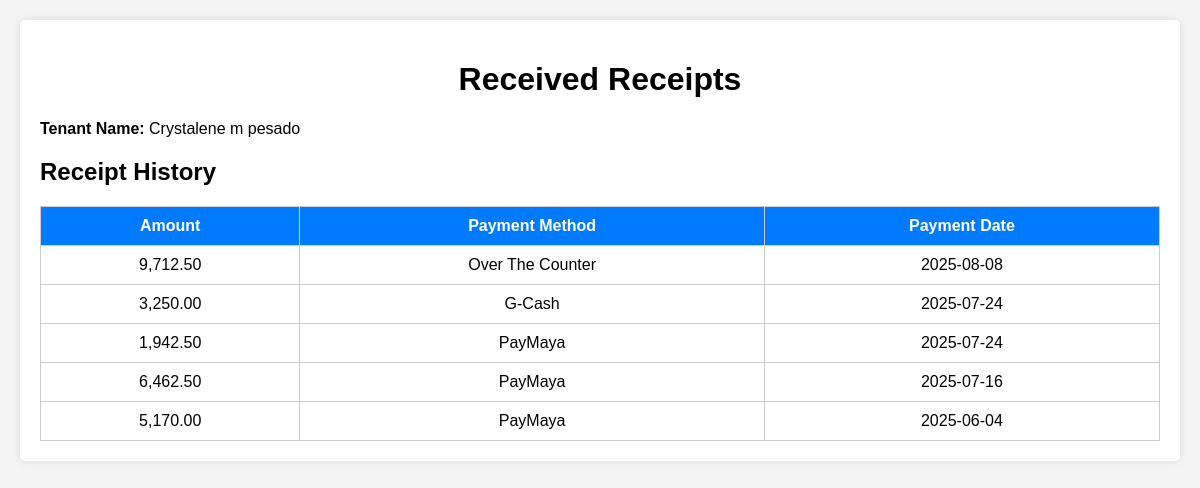
Screenshot of /receiveReceipt.php?tenant_id=90 with the database file from the repository.
### tables this page shows
CREATE TABLE `tenant` (
  `id` int(11) NOT NULL,
  `name` varchar(255) NOT NULL,
  `address` text DEFAULT NULL,
  `contact_NO` varchar(20) DEFAULT NULL,
  `start_date` date DEFAULT NULL,
  `school_year` varchar(20) DEFAULT NULL,
  `stall_no_rented` int(11) DEFAULT NULL,
  `fee_taken` decimal(10,2) DEFAULT 0.00,
  `gender` varchar(200) NOT NULL,
  `date_deleted` datetime DEFAULT NULL,
  `password` varchar(255) NOT NULL,
  `profile_pic` varchar(255) DEFAULT NULL,
  `remaining_balance` decimal(10,2) DEFAULT 0.00,
  `payment_status` enum('paid','unpaid') DEFAULT 'unpaid',
  `date_started` date DEFAULT NULL
);

CREATE TABLE `payment` (
  `payment_id` int(11) NOT NULL,
  `tenant_id` int(11) DEFAULT NULL,
  `payment_amount` decimal(10,2) DEFAULT NULL,
  `payment_date` date DEFAULT NULL,
  `payment_method` varchar(50) DEFAULT NULL,
  `payment_status` enum('unpaid','accepted payment','paid') DEFAULT 'unpaid',
  `payment_screenshot` varchar(255) DEFAULT NULL
);

### receiveReceipt.php (the view, shortened to what this page needs)
<?php
$servername = "localhost";
$username = "root";
$password = "";
$dbname = "rental";
$conn = new mysqli($servername, $username, $password, $dbname);
if (isset($_GET['tenant_id']) && is_numeric($_GET['tenant_id'])) {
    $tenant_id = intval($_GET['tenant_id']);
    $query = "SELECT name FROM tenant WHERE id = ?";
    $stmt = $conn->prepare($query);
    $stmt->bind_param("i", $tenant_id);
    $stmt->execute();
    $result = $stmt->get_result();
    $tenant = $result->fetch_assoc();
    $receipt_query = "SELECT payment_amount, payment_method, payment_date FROM payment WHERE tenant_id = ? ORDER BY payment_date DESC";
    $receipt_stmt = $conn->prepare($receipt_query);
    $receipt_stmt->bind_param("i", $tenant_id);
    $receipt_stmt->execute();
    $receipt_result = $receipt_stmt->get_result();
} else {
    die("Invalid tenant ID.");
}
?>
<!DOCTYPE html>
<html lang="en">
<head>
</head>
<body>
    <div class="container">
        <h1>Received Receipts</h1>
        <p><strong>Tenant Name:</strong> <?php echo htmlspecialchars($tenant['name']); ?></p>
        <h2>Receipt History</h2>
        <table>
            <thead>
                <tr>
                    <th>Amount</th>
                    <th>Payment Method</th>
                    <th>Payment Date</th>
                </tr>
            </thead>
            <tbody>
                <?php
                if ($receipt_result->num_rows > 0) {
                    while ($row = $receipt_result->fetch_assoc()) {
                        echo "<tr>
                                <td>" . number_format($row['payment_amount'], 2) . "</td>
                                <td>" . htmlspecialchars($row['payment_method']) . "</td>
                                <td>" . date('Y-m-d', strtotime($row['payment_date'])) . "</td>
                              </tr>";
                    }
                } else {
                    echo "<tr><td colspan='3'>No receipts found.</td></tr>";
                }
                ?>
            </tbody>
        </table>
    </div>
</body>
</html>

### receiveReceipt.php (style rules this page uses)
body { font-family: Arial, sans-serif; background-color: #f4f4f4; margin: 0; padding: 20px; }
.container { background: white; padding: 20px; border-radius: 5px; box-shadow: 0 0 10px rgba(0, 0, 0, 0.1); }
h1 { text-align: center; }
table { width: 100%; border-collapse: collapse; margin-top: 20px; }
th, td { padding: 10px; border: 1px solid #ccc; text-align: center; }
th { background-color: #007bff; color: white; }

### rows the page displays
tenant: name "Crystalene m pesado"
payment: payment_amount "9,712.50", payment_method "Over The Counter", payment_date "2025-08-08"
payment: payment_amount "3,250.00", payment_method "G-Cash", payment_date "2025-07-24"
payment: payment_amount "1,942.50", payment_method "PayMaya", payment_date "2025-07-24"
payment: payment_amount "6,462.50", payment_method "PayMaya", payment_date "2025-07-16"
payment: payment_amount "5,170.00", payment_method "PayMaya", payment_date "2025-06-04"
